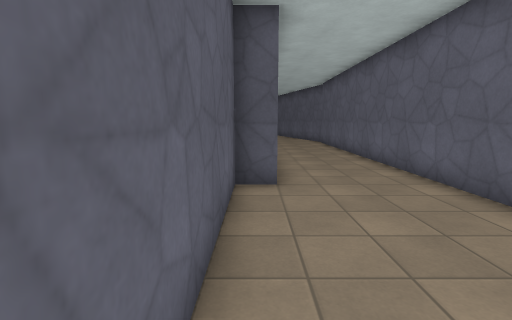
view 1 (above)

13 first-person views from a walk through a Godot game level. The camera is 1.5 m above the floor, tilts 8° down and sees 85° across. The floor is counted in squares, 1 m on a side. Each view is taken from the middle of a square. On the plan, view 1 faces up. The plan holds only what a view shows up to about 14 squares ahead; the rest is blank. The place goes on beyond the plan. Surface patterns are stand-ins for the level's own textures.

view 2
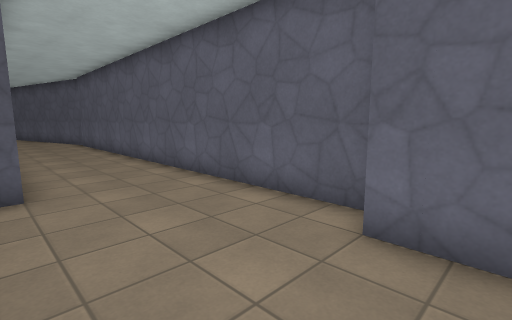

view 3
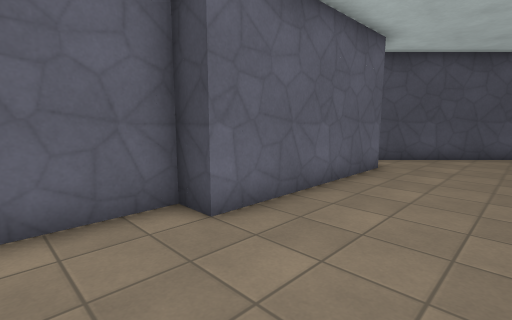

view 4
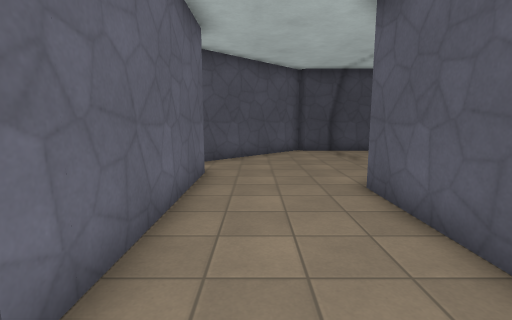

view 5
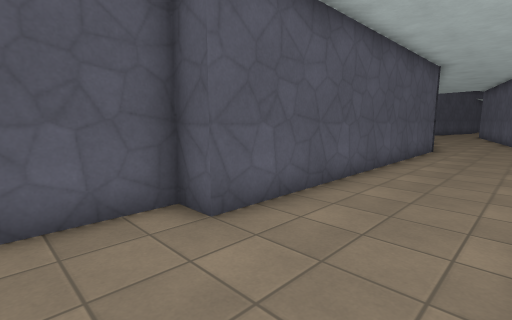

view 6
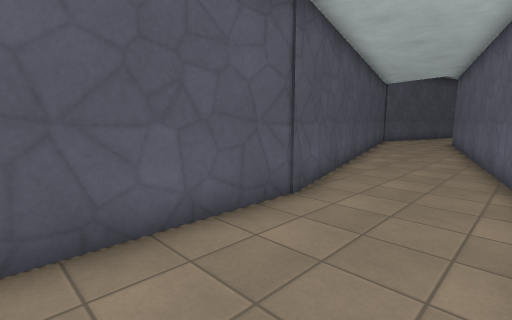

view 7
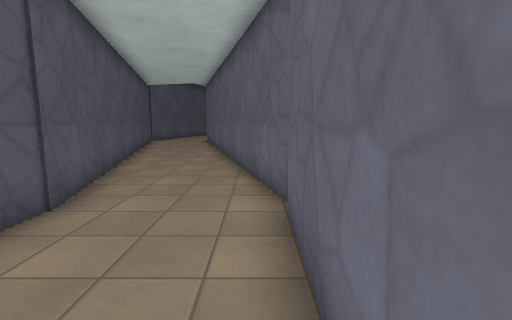

view 8
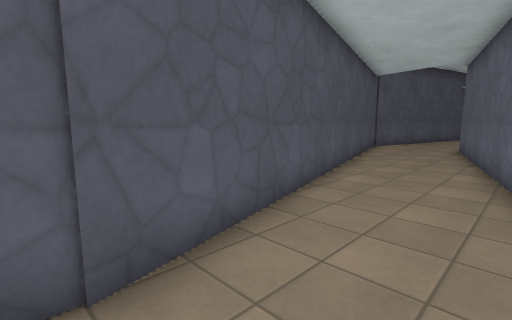

view 9
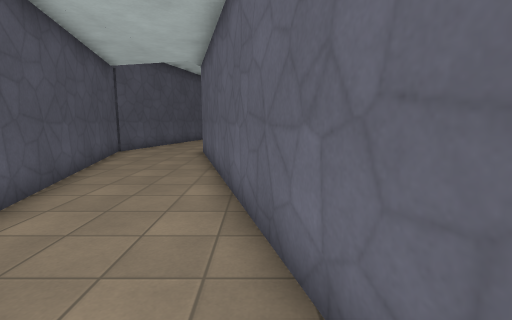

view 10
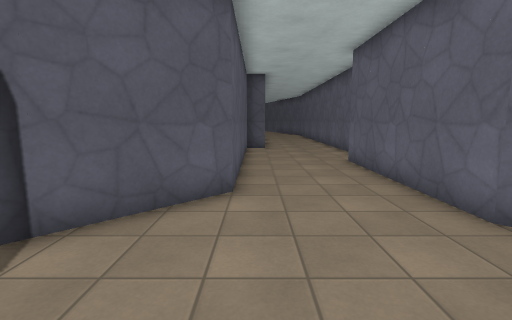

view 11
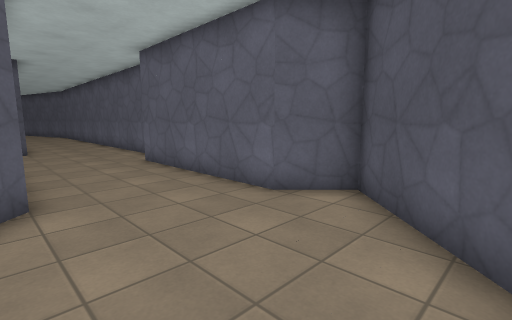

view 12
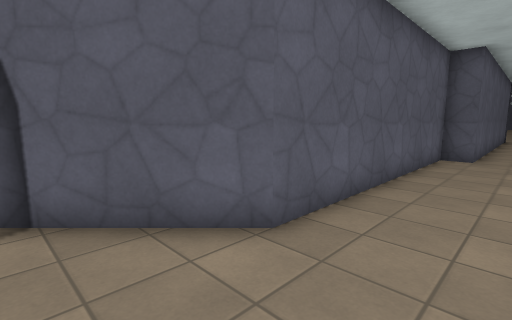

view 13
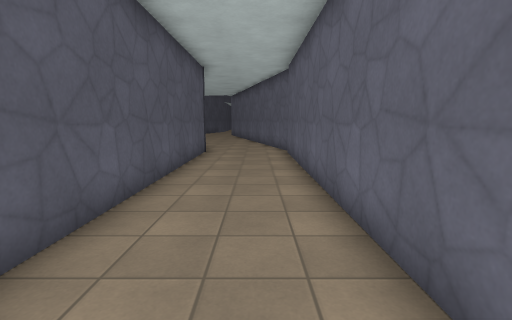

### Floor plan
Points are (right, up) in squares from view 1. A wall is a line through its corners. A room is listed if a view was taken in it or the views show most of it. See-through windows are left out.
Room 1 (views 1, 2, 3, 4, 5, 6, 7, 8, 9, 10, 11, 12, 13)
walls: (0.5, 19.9) (0.5, 6.5) (-0.5, 6.5) (-0.5, -3.2) (-3.3, -5.9); (4.6, 19.9) (0.4, 35.6); (0, -11.2) (4.8, -6.4) (3.5, -5.1) (3.5, 1.5) (4.5, 1.5) (4.5, 19.4); (-3.8, -11) (-0.4, -11); (-3.7, 35.4) (0.6, 19.4)

Positions as (right, up) in squares from view 1, and headings:
1: (0, 0), facing up
2: (0, 0), facing up-right
3: (0, 4), facing down-right
4: (2, 3), facing down
5: (4, 4), facing up-left
6: (4, 15), facing up-left
7: (4, 15), facing up
8: (3, 19), facing up-left
9: (3, 22), facing up
10: (0, -9), facing up
11: (-1, -9), facing up-right
12: (2, -6), facing up-left
13: (3, 6), facing up
